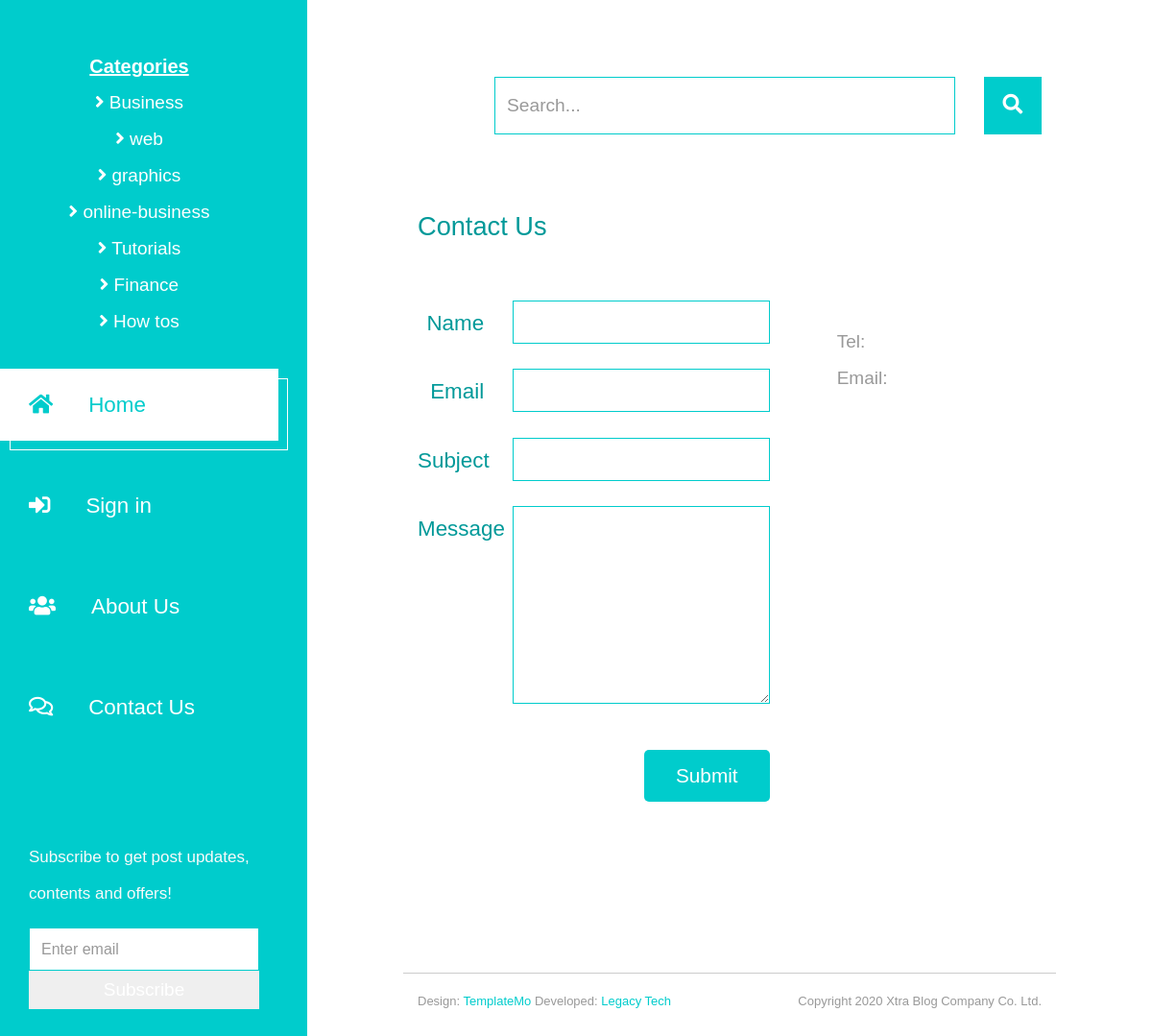
The app's page /contact/, older data.
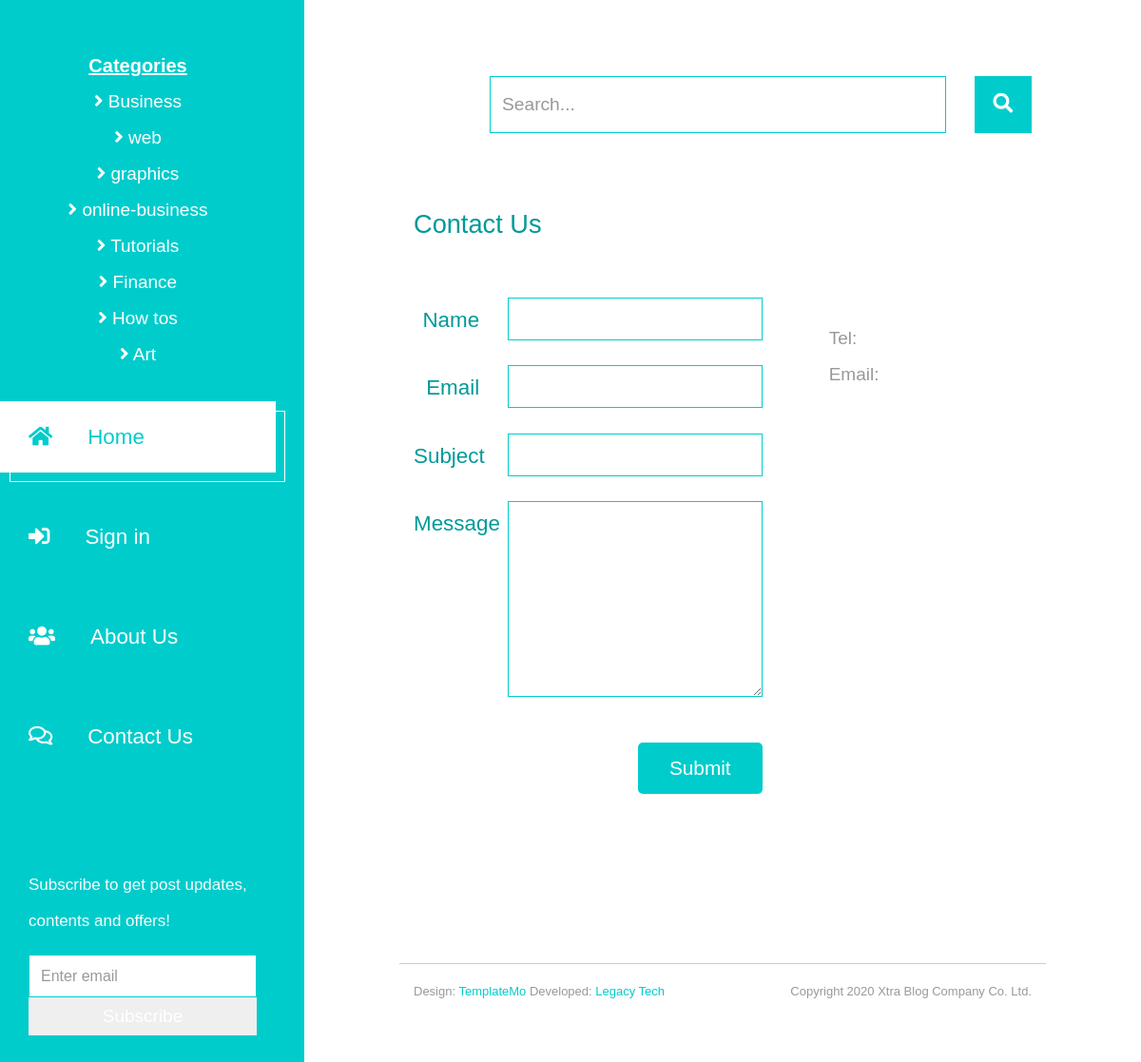
The same page, newer data.
### Blog/models.py (models this page shows, shortened)
class PostCategory(models.Model):
    CATEGORY = (
    ('business', 'Business'),
    ('technology', 'Technology'),
    ('internet', 'Internet'),
    ('tutorials', 'Tutorials'),
    ('finance', 'Finance'),
    ('monetary', 'Monetary'),
    ('online business', 'Online Business'),
    ('lifestyle', 'Lifestyle'),
    ('sports', 'Sports'),
    ('politics', 'Politics'),
    ('health', 'Health'),
    ('science', 'Science'),
    ('art', 'Art'),
    ('news', 'News'),
    ('commercial', 'Commercial'),
    ('entertainment', 'Entertainment'),
    ('programming', 'Programming'),
    ('how tos', 'How tos'),
    ('educational', 'Educational'),
    ('others', 'Others')
    )
    category_name =models.CharField(max_length=50,  choices=CATEGORY, primary_key=True)

### Blog/views.py (the view, shortened to what this page needs)
# urls.py: path('contact/', blogViews.contact, name='contact'),
def contact(request):
    categories = PostCategory.objects.all()
    return render(request, 'contact.html', {'xtrablog':xtrablog,  'categories':categories,})

### Templates/contact.html (shortened to what this page needs)
{% extends 'base.html' %}
{% load static %}
{% block body %}
<div class="row tm-row tm-mb-120">
    <div class="col-12">
        <h2 class="tm-color-primary tm-post-title tm-mb-60">Contact Us</h2>
    </div>
    <div class="col-lg-7 tm-contact-left">
        <form method="POST" action="" class="mb-5 ml-auto mr-0 tm-contact-form">
            <div class="form-group row mb-4">
                <label for="name" class="col-sm-3 col-form-label text-right tm-color-primary">Name</label>
                <div class="col-sm-9">
                    <input class="form-control mr-0 ml-auto" name="name" id="name" type="text" required>
                </div>
            </div>
            <div class="form-group row mb-4">
                <label for="email" class="col-sm-3 col-form-label text-right tm-color-primary">Email</label>
                <div class="col-sm-9">
                    <input class="form-control mr-0 ml-auto" name="email" id="email" type="email" required>
                </div>
            </div>
            <div class="form-group row mb-4">
                <label for="subject" class="col-sm-3 col-form-label text-right tm-color-primary">Subject</label>
                <div class="col-sm-9">
                    <input class="form-control mr-0 ml-auto" name="subject" id="subject" type="text" required>
                </div>
            </div>
            <div class="form-group row mb-5">
                <label for="message" class="col-sm-3 col-form-label text-right tm-color-primary">Message</label>
                <div class="col-sm-9">
                    <textarea class="form-control mr-0 ml-auto" name="message" id="message" rows="8" required></textarea>
                </div>
            </div>
            <div class="form-group row text-right">
                <div class="col-12">
                    <button class="tm-btn tm-btn-primary tm-btn-small" name="message-submit">Submit</button>
                </div>
            </div>
        </form>
    </div>
    <div class="col-lg-5 tm-contact-right">
        <span class="d-block">
            Tel:
        </span>
        <span class="d-block">
            Email:
        </span>
    </div>
</div>
{% endblock %}

### Templates/base.html (shortened to what this page needs)
{% load static %}
<!DOCTYPE html>
<html lang="en">
<head>
	<link rel="stylesheet" href="{% static 'fontawesome/css/all.min.css' %}">
    <link href="{% static 'css/bootstrap.min.css' %}" rel="stylesheet">
    <link href="{% static 'css/templatemo-xtra-blog.css' %}" rel="stylesheet">
</head>
<body>
	<header class="tm-header" id="tm-header">
        <div class="tm-header-wrapper" id="tm-header-wrapper">
            <nav class="tm-nav" id="tm-nav">
                <ul style="list-style: none;" id="categories-list">
                    {% if categories %}
                    <li id="categories">Categories</li>
                    {% for category in categories %}
                    <li><i class="fas fa-angle-right"></i> <a href="/result/{{category.category_name}}" style="color: #fff;">{{category.get_category_name_display}}</a></li>
                    {% endfor %}
                    {% endif %}
                </ul>
                <ul>
                    <li class="tm-nav-item active"><a href="/" class="tm-nav-link">
                        <i class="fas fa-home"></i>
                        Home
                    </a></li>
                    {% if user.is_authenticated %}
                    <li class="tm-nav-item"><a href="{% url 'Blog:logout' %}" class="tm-nav-link">
                        <i class="fas fa-sign-out-alt"></i>
                        {{user.username}}<br> Sign out
                    </a></li>
                    {% else %}
                    <li class="tm-nav-item"><a href="{% url 'Blog:login' %}" class="tm-nav-link">
                        <i class="fas fa-sign-in-alt"></i>
                        Sign in
                    </a></li>
                    {% endif %}
                    <li class="tm-nav-item"><a href="{% url 'Blog:about' %}" class="tm-nav-link">
                        <i class="fas fa-users"></i>
                        About Us
                    </a></li>
                    <li class="tm-nav-item"><a href="{% url 'Blog:contact' %}" class="tm-nav-link">
                        <i class="far fa-comments"></i>
                        Contact Us
                    </a></li>
                </ul>
            </nav>
            <div style="margin-right: 20px;">
                <form method="POST" class="form-inline tm-mb-80 tm-search-form">
                    <p style="color:#fafafa; font-size: 17px; margin-left:0;">Subscribe to get post updates, contents and offers!</p>
                    <input class="form-control" name="subscribe" type="text" placeholder="Enter email" style="width: 100%;">
                    <button name="subscribe-submit" type="submit" style="width: 100%; border:none; color:#fff;">Subscribe</button>
                </form>
            </div>
        </div>
    </header>
    <div class="container-fluid">
        <main class="tm-main">
            <div class="row tm-row">
                <div class="col-12">
                    <form method="POST" class="form-inline tm-mb-80 tm-search-form">
                        <input class="form-control tm-search-input" name="search" type="text" placeholder="Search..." aria-label="Search">
                        <button class="tm-search-button" name="search-submit" type="submit">
                            <i class="fas fa-search tm-search-icon" aria-hidden="true"></i>
                        </button>
                    </form>
                </div>
            </div>
            {% block body %}
            {% endblock %}
            <footer class="row tm-row">
                <hr class="col-12">
                <div class="col-md-6 col-12 tm-color-gray">
                    Design: <a rel="nofollow" target="_parent" href="https://templatemo.com" class="tm-external-link">TemplateMo</a>
                    Developed: <a rel="follow" target="_parent" href="#" class="tm-external-link">Legacy Tech</a>
                </div>
                <div class="col-md-6 col-12 tm-color-gray tm-copyright">
                    Copyright 2020 Xtra Blog Company Co. Ltd.
                </div>
            </footer>
        </main>
    </div>
</body>
</html>

Row changes from the older to the newer data that the page shows:
added PostCategory: category_name "Art"
